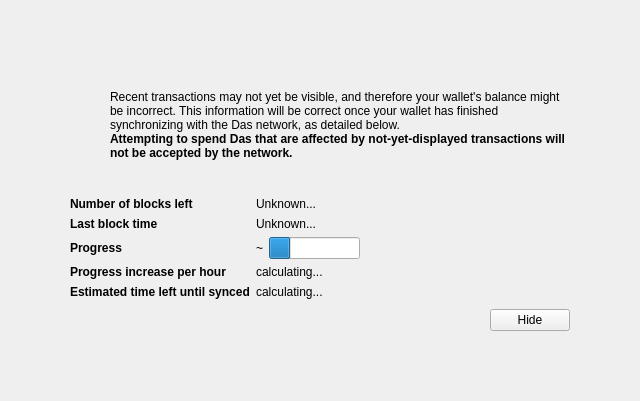
<?xml version="1.0" encoding="UTF-8"?>
<ui version="4.0">
 <class>ModalOverlay</class>
 <widget class="ModalOverlay" name="ModalOverlay">
  <property name="geometry">
   <rect>
    <x>0</x>
    <y>0</y>
    <width>640</width>
    <height>401</height>
   </rect>
  </property>
  <property name="windowTitle">
   <string>Form</string>
  </property>
  <layout class="QVBoxLayout" name="verticalLayout" stretch="0">
   <property name="sizeConstraint">
    <enum>QLayout::SetDefaultConstraint</enum>
   </property>
   <property name="leftMargin">
    <number>0</number>
   </property>
   <property name="topMargin">
    <number>0</number>
   </property>
   <property name="rightMargin">
    <number>0</number>
   </property>
   <property name="bottomMargin">
    <number>0</number>
   </property>
   <item>
    <widget class="QWidget" name="bgWidget" native="true">
     <property name="styleSheet">
      <string notr="true"/>
     </property>
     <layout class="QVBoxLayout" name="verticalLayoutMain" stretch="0">
      <property name="leftMargin">
       <number>60</number>
      </property>
      <property name="topMargin">
       <number>60</number>
      </property>
      <property name="rightMargin">
       <number>60</number>
      </property>
      <property name="bottomMargin">
       <number>60</number>
      </property>
      <item>
       <widget class="QWidget" name="contentWidget" native="true">
        <property name="styleSheet">
         <string notr="true"/>
        </property>
        <layout class="QVBoxLayout" name="verticalLayoutSub" stretch="1,0,0,0,0">
         <property name="spacing">
          <number>0</number>
         </property>
         <property name="leftMargin">
          <number>10</number>
         </property>
         <property name="topMargin">
          <number>10</number>
         </property>
         <property name="rightMargin">
          <number>10</number>
         </property>
         <property name="bottomMargin">
          <number>10</number>
         </property>
         <item>
          <layout class="QHBoxLayout" name="horizontalLayoutIconText" stretch="0,1">
           <property name="topMargin">
            <number>20</number>
           </property>
           <item>
            <layout class="QVBoxLayout" name="verticalLayoutIcon">
             <property name="leftMargin">
              <number>0</number>
             </property>
             <item>
              <widget class="QPushButton" name="warningIcon">
               <property name="enabled">
                <bool>false</bool>
               </property>
               <property name="text">
                <string/>
               </property>
               <property name="icon">
                <iconset>
                 <normaloff>:/icons/warning</normaloff>
                 <disabledoff>:/icons/warning</disabledoff>:/icons/warning</iconset>
               </property>
               <property name="iconSize">
                <size>
                 <width>48</width>
                 <height>48</height>
                </size>
               </property>
               <property name="flat">
                <bool>true</bool>
               </property>
              </widget>
             </item>
             <item>
              <spacer name="verticalSpacerWarningIcon">
               <property name="orientation">
                <enum>Qt::Vertical</enum>
               </property>
               <property name="sizeHint" stdset="0">
                <size>
                 <width>20</width>
                 <height>40</height>
                </size>
               </property>
              </spacer>
             </item>
            </layout>
           </item>
           <item>
            <layout class="QVBoxLayout" name="verticalLayoutInfoText">
             <property name="leftMargin">
              <number>0</number>
             </property>
             <property name="topMargin">
              <number>0</number>
             </property>
             <item>
              <widget class="QLabel" name="infoText">
               <property name="text">
                <string>Recent transactions may not yet be visible, and therefore your wallet's balance might be incorrect. This information will be correct once your wallet has finished synchronizing with the Das network, as detailed below.</string>
               </property>
               <property name="textFormat">
                <enum>Qt::RichText</enum>
               </property>
               <property name="wordWrap">
                <bool>true</bool>
               </property>
              </widget>
             </item>
             <item>
              <widget class="QLabel" name="infoTextStrong">
               <property name="font">
                <font>
                 <weight>75</weight>
                 <bold>true</bold>
                </font>
               </property>
               <property name="text">
                <string>Attempting to spend Das that are affected by not-yet-displayed transactions will not be accepted by the network.</string>
               </property>
               <property name="textFormat">
                <enum>Qt::RichText</enum>
               </property>
               <property name="wordWrap">
                <bool>true</bool>
               </property>
              </widget>
             </item>
             <item>
              <spacer name="verticalSpacerInTextSpace">
               <property name="orientation">
                <enum>Qt::Vertical</enum>
               </property>
               <property name="sizeHint" stdset="0">
                <size>
                 <width>20</width>
                 <height>40</height>
                </size>
               </property>
              </spacer>
             </item>
            </layout>
           </item>
          </layout>
         </item>
         <item>
          <spacer name="verticalSpacerAfterText">
           <property name="orientation">
            <enum>Qt::Vertical</enum>
           </property>
           <property name="sizeHint" stdset="0">
            <size>
             <width>20</width>
             <height>40</height>
            </size>
           </property>
          </spacer>
         </item>
         <item>
          <layout class="QFormLayout" name="formLayout">
           <property name="fieldGrowthPolicy">
            <enum>QFormLayout::FieldsStayAtSizeHint</enum>
           </property>
           <property name="horizontalSpacing">
            <number>6</number>
           </property>
           <property name="verticalSpacing">
            <number>6</number>
           </property>
           <property name="topMargin">
            <number>10</number>
           </property>
           <item row="0" column="0">
            <widget class="QLabel" name="labelNumberOfBlocksLeft">
             <property name="font">
              <font>
               <weight>75</weight>
               <bold>true</bold>
              </font>
             </property>
             <property name="text">
              <string>Number of blocks left</string>
             </property>
            </widget>
           </item>
           <item row="0" column="1">
            <widget class="QLabel" name="numberOfBlocksLeft">
             <property name="text">
              <string>Unknown...</string>
             </property>
            </widget>
           </item>
           <item row="1" column="0">
            <widget class="QLabel" name="labelLastBlockTime">
             <property name="font">
              <font>
               <weight>75</weight>
               <bold>true</bold>
              </font>
             </property>
             <property name="text">
              <string>Last block time</string>
             </property>
            </widget>
           </item>
           <item row="1" column="1">
            <widget class="QLabel" name="newestBlockDate">
             <property name="sizePolicy">
              <sizepolicy hsizetype="Maximum" vsizetype="Preferred">
               <horstretch>0</horstretch>
               <verstretch>0</verstretch>
              </sizepolicy>
             </property>
             <property name="text">
              <string>Unknown...</string>
             </property>
            </widget>
           </item>
           <item row="2" column="0">
            <widget class="QLabel" name="labelSyncDone">
             <property name="font">
              <font>
               <weight>75</weight>
               <bold>true</bold>
              </font>
             </property>
             <property name="text">
              <string>Progress</string>
             </property>
            </widget>
           </item>
           <item row="2" column="1">
            <layout class="QHBoxLayout" name="horizontalLayoutSync" stretch="0,1">
             <item>
              <widget class="QLabel" name="percentageProgress">
               <property name="text">
                <string>~</string>
               </property>
              </widget>
             </item>
             <item>
              <widget class="QProgressBar" name="progressBar">
               <property name="value">
                <number>24</number>
               </property>
               <property name="format">
                <string/>
               </property>
              </widget>
             </item>
            </layout>
           </item>
           <item row="4" column="0">
            <widget class="QLabel" name="labelProgressIncrease">
             <property name="font">
              <font>
               <weight>75</weight>
               <bold>true</bold>
              </font>
             </property>
             <property name="text">
              <string>Progress increase per hour</string>
             </property>
            </widget>
           </item>
           <item row="4" column="1">
            <widget class="QLabel" name="progressIncreasePerH">
             <property name="text">
              <string>calculating...</string>
             </property>
            </widget>
           </item>
           <item row="5" column="0">
            <widget class="QLabel" name="labelEstimatedTimeLeft">
             <property name="font">
              <font>
               <weight>75</weight>
               <bold>true</bold>
              </font>
             </property>
             <property name="text">
              <string>Estimated time left until synced</string>
             </property>
            </widget>
           </item>
           <item row="5" column="1">
            <widget class="QLabel" name="expectedTimeLeft">
             <property name="text">
              <string>calculating...</string>
             </property>
            </widget>
           </item>
          </layout>
         </item>
         <item>
          <layout class="QHBoxLayout" name="horizontalLayoutButtons">
           <property name="leftMargin">
            <number>10</number>
           </property>
           <property name="topMargin">
            <number>10</number>
           </property>
           <item>
            <spacer name="horizontalSpacer">
             <property name="orientation">
              <enum>Qt::Horizontal</enum>
             </property>
             <property name="sizeHint" stdset="0">
              <size>
               <width>40</width>
               <height>20</height>
              </size>
             </property>
            </spacer>
           </item>
           <item>
            <widget class="QPushButton" name="closeButton">
             <property name="text">
              <string>Hide</string>
             </property>
            </widget>
           </item>
          </layout>
         </item>
         <item>
          <layout class="QVBoxLayout" name="verticalLayout_2">
           <item>
            <spacer name="verticalSpacer">
             <property name="orientation">
              <enum>Qt::Vertical</enum>
             </property>
             <property name="sizeHint" stdset="0">
              <size>
               <width>20</width>
               <height>40</height>
              </size>
             </property>
            </spacer>
           </item>
          </layout>
         </item>
        </layout>
       </widget>
      </item>
     </layout>
    </widget>
   </item>
  </layout>
 </widget>
 <customwidgets>
  <customwidget>
   <class>ModalOverlay</class>
   <extends>QWidget</extends>
   <header>modaloverlay.h</header>
   <container>1</container>
  </customwidget>
 </customwidgets>
 <resources/>
 <connections/>
</ui>
